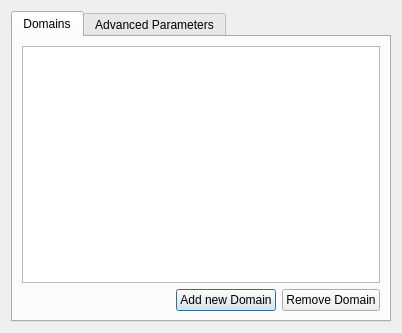
<?xml version="1.0" encoding="UTF-8"?>
<ui version="4.0">
 <class>Dialog_Domains</class>
 <widget class="QDialog" name="Dialog_Domains">
  <property name="geometry">
   <rect>
    <x>0</x>
    <y>0</y>
    <width>401</width>
    <height>333</height>
   </rect>
  </property>
  <property name="windowTitle">
   <string>Server Administration</string>
  </property>
  <property name="windowIcon">
   <iconset resource="resources.qrc">
    <normaloff>:/icons/data_storage.svg</normaloff>:/icons/data_storage.svg</iconset>
  </property>
  <layout class="QGridLayout" name="gridLayout">
   <item row="0" column="0">
    <widget class="QTabWidget" name="tabWidget">
     <property name="currentIndex">
      <number>0</number>
     </property>
     <widget class="QWidget" name="tab">
      <attribute name="title">
       <string>Domains</string>
      </attribute>
      <layout class="QGridLayout" name="gridLayout_2">
       <item row="0" column="0" colspan="3">
        <widget class="QListWidget" name="listWidget">
         <property name="dragDropMode">
          <enum>QAbstractItemView::NoDragDrop</enum>
         </property>
         <property name="defaultDropAction">
          <enum>Qt::CopyAction</enum>
         </property>
         <property name="resizeMode">
          <enum>QListView::Adjust</enum>
         </property>
         <property name="viewMode">
          <enum>QListView::ListMode</enum>
         </property>
         <property name="uniformItemSizes">
          <bool>true</bool>
         </property>
        </widget>
       </item>
       <item row="1" column="0">
        <spacer name="horizontalSpacer">
         <property name="orientation">
          <enum>Qt::Horizontal</enum>
         </property>
         <property name="sizeHint" stdset="0">
          <size>
           <width>89</width>
           <height>20</height>
          </size>
         </property>
        </spacer>
       </item>
       <item row="1" column="1">
        <widget class="QPushButton" name="pushButton_addDomain">
         <property name="text">
          <string>Add new Domain</string>
         </property>
         <property name="icon">
          <iconset resource="resources.qrc">
           <normaloff>:/icons/sign-add.svg</normaloff>:/icons/sign-add.svg</iconset>
         </property>
        </widget>
       </item>
       <item row="1" column="2">
        <widget class="QPushButton" name="pushButton_remDomain">
         <property name="text">
          <string>Remove Domain</string>
         </property>
         <property name="icon">
          <iconset resource="resources.qrc">
           <normaloff>:/icons/minus.svg</normaloff>:/icons/minus.svg</iconset>
         </property>
        </widget>
       </item>
      </layout>
     </widget>
     <widget class="QWidget" name="tab_2">
      <attribute name="title">
       <string>Advanced Parameters</string>
      </attribute>
      <layout class="QGridLayout" name="gridLayout_3">
       <item row="0" column="0">
        <widget class="QLabel" name="label">
         <property name="sizePolicy">
          <sizepolicy hsizetype="Maximum" vsizetype="Preferred">
           <horstretch>0</horstretch>
           <verstretch>0</verstretch>
          </sizepolicy>
         </property>
         <property name="text">
          <string>Password Scheme:</string>
         </property>
        </widget>
       </item>
       <item row="0" column="1">
        <widget class="QComboBox" name="comboBox_passwordScheme">
         <item>
          <property name="text">
           <string>PLAIN</string>
          </property>
         </item>
         <item>
          <property name="text">
           <string>DIGEST-MD5</string>
          </property>
         </item>
        </widget>
       </item>
       <item row="1" column="0" colspan="2">
        <spacer name="verticalSpacer">
         <property name="orientation">
          <enum>Qt::Vertical</enum>
         </property>
         <property name="sizeHint" stdset="0">
          <size>
           <width>358</width>
           <height>230</height>
          </size>
         </property>
        </spacer>
       </item>
      </layout>
     </widget>
    </widget>
   </item>
  </layout>
 </widget>
 <resources>
  <include location="resources.qrc"/>
 </resources>
 <connections/>
</ui>
